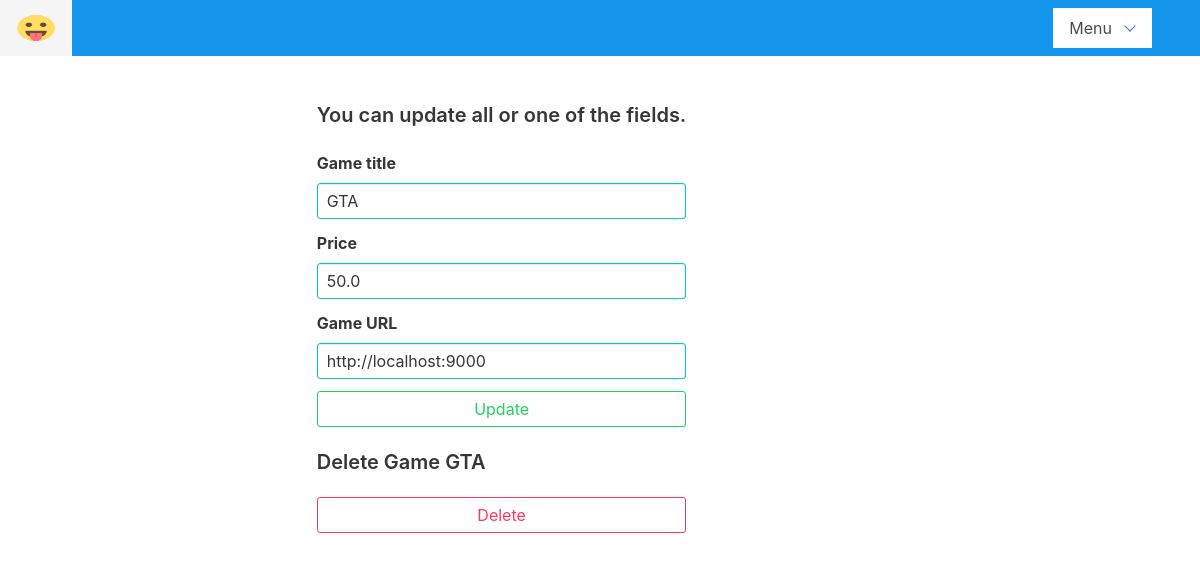
The app's page /developer/games/1/edit (signed in) with its own data.
### shop/models.py (models this page shows)
class Game(models.Model):
    title = models.CharField(max_length=30, null=False, blank=False, unique=False)
    price = models.FloatField(null=False, blank=False, unique=False)
    url = models.URLField(max_length=300, null=False, blank=False, unique=True)
    developer = models.ForeignKey(Developer, on_delete=models.CASCADE)

### shop/views.py (the view)
# urls.py: path('developer/games/<int:game_id>/edit', views.edit_game, name='editgame'),
def edit_game(request, game_id):
    if request.method == "GET":
        user = request.user
        if not user.is_authenticated:
            return redirect("shop:login")
        if user.groups.filter(name="developers").count() == 0:
            return redirect("shop:index")
        game = get_object_or_404(Game, pk=game_id)
        if game.developer.user_id == user.id:
            return render(request, "shop/edit_game.html", {"game":game})
        else:
            return HttpResponse(status=500)
    else:
        return HttpResponse(status=500)

### shop/templates/shop/edit_game.html (shortened to what this page needs)
{% extends "shop/developer_base.html" %}
{% block content %}
    <div class="columns">
          <div class="column is-one-fifth">
          </div>
        <div class="column" >
            <h4 class="title is-5"> You can update all or one of the fields.</h4>
            <form action="{% url 'shop:updategame' game.id %}" method="post">
                <div class="field">
                  <div class="control">
                    <label class="label">Game title</label>
                    <input class="input is-primary" placeholder="" value="{{ game.title }}" type="text" name="title">
                  </div>
                </div>
                <div class="field">
                  <div class="control">
                    <label class="label">Price</label>
                    <input class="input is-primary" value="{{ game.price }}" type="number" name="price">
                  </div>
                </div>
                <div class="field">
                  <div class="control">
                      <label class="label">Game URL</label>
                    <input class="input is-primary" value="{{ game.url }}" type="text" name="url">
                  </div>
                </div>
                <div class="field">
                  <div class="control">
                    <button class="button is-success is-outlined is-fullwidth" type="submit" value="Update">Update</button>&nbsp;
                  </div>
                </div>
            </form>
            <h3 class="title is-5">Delete Game {{ game.title }}</h3>
            <form action="{% url 'shop:deletegame' game.id %}" method="post">
                 <button class="button is-danger is-outlined is-fullwidth" type="submit" name="delete" value="Delete">Delete</button>&nbsp;
            </form>
         </div>
        <div class="column ">
          </div>
    </div>
{% endblock content %}

### records on screen
Game: title "GTA", price "50.0", url "http://localhost:9000"
